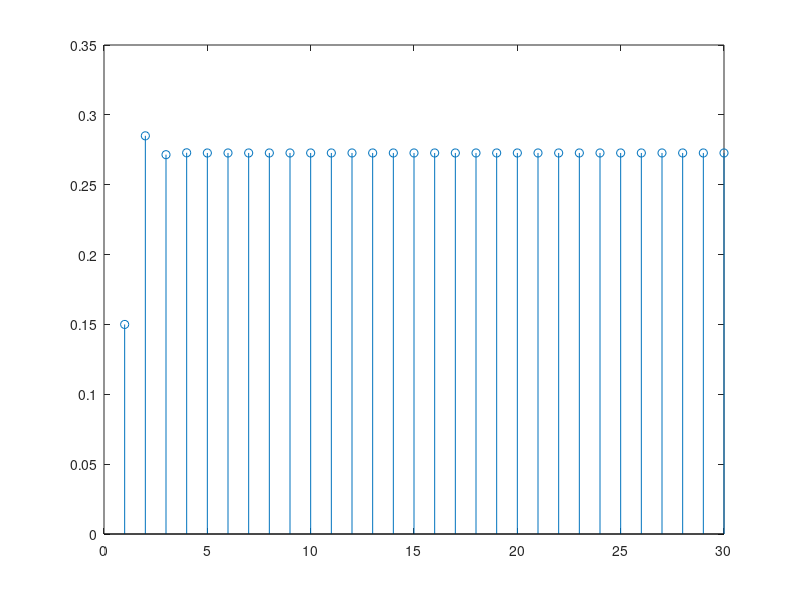

Recreate this plot in MATLAB.
clc
clear all
close all

%% Ex. 1 - a)
% valor estacionário:
% v*A = v

% matriz de transição
A = [
    0.7, 0.3; 
    0.8, 0.2
    ];

% vetor ([está presente, não está presente])
v = [1, 0];

prob = v*A^2;
prob(1)

%% b)

% matriz de transição
A = [
    0.7, 0.3; 
    0.8, 0.2
    ];

% vetor ([está presente, não está presente])
v = [0, 1];

prob = v*A^2;
prob(1)

%% c)

% matriz de transição
A = [
    0.7, 0.3; 
    0.8, 0.2
    ];

sample_size = 1e4;
weeks = 15;
results = zeros(1, sample_size);

for j=1:sample_size
    v = [1, 0];
    for week=1:weeks*2-1
        v = v*A;
    end
    results(j) = v(1);
end
mean(results)

%% d)

% matriz de transição
A = [
    0.7, 0.3; 
    0.8, 0.2
    ];

classes = 30;
results = zeros(1, classes);
v = [0.85, 0.15];

for class=1:classes
    results(class) = v(2);
    v = v*A;
end

stem(results)

%% Ex. 2 - a)


% matriz de transição
A = [
    1/3 1/4 0;
    1/3 11/20 1/2;
    1/3 1/5 1/2
];

% matriz é estocástica (soma das colunas==1)

%% b)

alunos = 90;

v = [alunos/2; alunos/4; alunos/4];

%% c)

% matriz de transição
A = [
    1/3 1/4 0;
    1/3 11/20 1/2;
    1/3 1/5 1/2
];

alunos = 90;

v = [alunos/2; alunos/4; alunos/4];

for i=1:30-1
    v = A*v;
end

round(v)

%% d)

% matriz de transição
A = [
    1/3 1/4 0;
    1/3 11/20 1/2;
    1/3 1/5 1/2
];

alunos = 90;

v = [alunos/3; alunos/3; alunos/3];

for i=1:30-1
    v = A*v;
end

round(v)

%% Ex. 3 - a)

A = rand(20);
A = A./sum(A);
% matriz não estocástica

%% b)

A = rand(20);
A = A./sum(A);
v = zeros(20, 1);
v(1) = 1;
probs = zeros(20, 100);
probs(:,1) = v(1);
for i=2:100
    v = A*v;
    probs(:,i) = v;
end

fprintf("2: %.5f\n", probs(20,2))
fprintf("5: %.5f\n", probs(20,5))
fprintf("10: %.5f\n", probs(20,10))
fprintf("100: %.5f\n", probs(20,100))

%% Ex. 4 - a)
p = 0.4;
q = 0.6;

A = [
    p^2 0 0 q^2;
    (1-p)^2 0 0 q*(1-q);
    p*(1-p) 0 0 q*(1-q);
    p*(1-p) 1 1 (1-q)^2
];

%% b)

p = 0.4;
q = 0.6;

A = [
    p^2 0 0 q^2;
    (1-p)^2 0 0 q*(1-q);
    p*(1-p) 0 0 q*(1-q);
    p*(1-p) 1 1 (1-q)^2
];

v = [1; 0; 0; 0];
probs = zeros(4, 200);
probs(:,1) = v(1);
for i=2:200
    v = A*v;
    probs(:,i) = v;
end

probs(:,5)
probs(:,10)
probs(:,100)
probs(:,200)

%% c)

p = 0.4;
q = 0.6;

A = [
    p^2 0 0 q^2;
    (1-p)^2 0 0 q*(1-q);
    p*(1-p) 0 0 q*(1-q);
    p*(1-p) 1 1 (1-q)^2
];

v = [1; 0; 0; 0];

% iterative method (not recomended)
i = 2;
while true
    v_temp = A*v;
    if v_temp == v
        v = v_temp;
        break
    end
    v = v_temp;
    i = i+1;
end

v

% algebraic method 1 (recomended)

M= [A-eye(length(A));ones(1,length(A))];
x= zeros(length(A) ,1);
x= [x; 1];

M\x

% algebraic method 2 (recomended)
M= [A-eye(length(A));ones(1,length(A))];
x= zeros(length(A) ,1);
x= [x; 1];
sol = rref([M x]);
sol(1:length(A), end)

%% Ex. 5 - a)
% Matriz não estocátsica
A = [
    .7 .2 .1;
    .2 .3 .5;
    .3 .3 .4;
];

%% b)
% P(sol->sol)*P(sol->sol)
A = [
    .7 .2 .1;
    .2 .3 .5;
    .3 .3 .4;
];
A= A';
v = [1; 0; 0];

prob = A*v;
prob(1)^2

%% c)
% P(sol->Ñ chuva)*P(Ñ chuva->Ñ chuva)

%CB: está a usar a notação errada, em MPEI usamos Xn nas colunas e Xn+1 nas
%linhas. A soma das colunas tem de dar 1 em todas as  colunas
 
A = [
    .7 .2 .1;
    .2 .3 .5;
    .3 .3 .4;
];
% CB: transpondo a matriz fica na notação correta
A= A';
% sum(A)  % CB: verifique que a soma das colunas é 1 para todas as colunas

v0 = [1; 0; 0];

% P(sol->Ñ chuva)
v1 = A*v0; %CB: daqui obtém a probabilidade da 1ª transição

prob1= sum(v1(1:2));  %CB: vai necessitar desta probabilidade mais tarde

v1(3)= 0; % CB: alterar a probabilide de chuva para zero (somatório fica < 1)
v1 = v1/sum(v1(1:2)); % normalize
% CB: pode verificar agora que a soma de probabilidades de v1 é 1 e que a
% probabilidade de chuva é zero



% P(Ñ chuva->Ñ chuva)
v2 = A*v1;
%CB: aqui já não faz sentido normalizar v2 = v2/(v2(1)+v2(2)); % normalize
prob2= sum(v2(1:2));  %CB: cálculo da probabilidade de transição de Ñ chuva->Ñ chuva
resultado= prob1 * prob2; % CB

%CB: apresentação do resultdo
fprintf('Probabilidade de não chover no 2º e 3º dias dado que no dia 1 está sol = %4.3f\n', resultado)

%% d)
A = [
    .7 .2 .1;
    .2 .3 .5;
    .3 .3 .4;
];

A= A';

v = [1; 0; 0];% 1º dia -> sol

% Janeiro -> 31 dias
v = A^30*v;

sol = round(v(1)*31)
nuvens = round(v(2)*31)
chuva = round(v(3)*31)

%% e)
